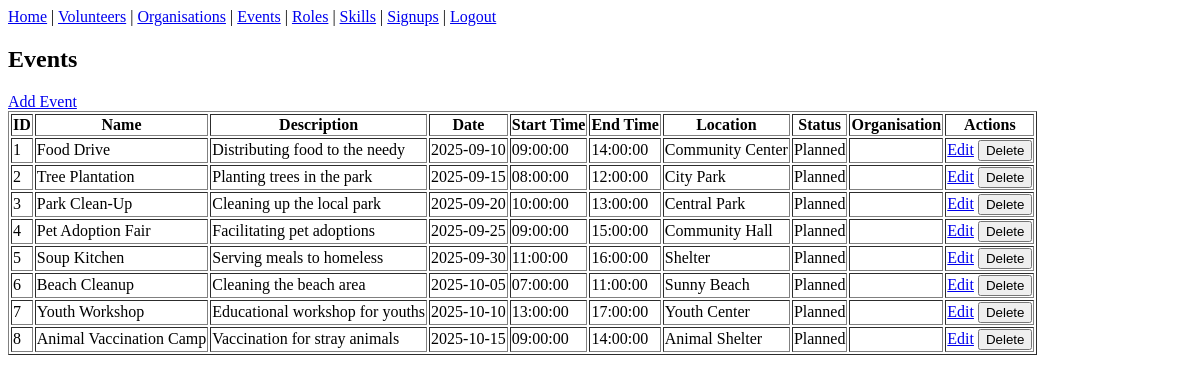
The page /events (signed in) on the database its author committed.
### tables this page shows
CREATE TABLE Events (
    EventID INTEGER PRIMARY KEY AUTOINCREMENT,
    OrganisationID INTEGER,
    Name TEXT NOT NULL,
    Description TEXT,
    Date DATE,
    StartTime TIME,
    EndTime TIME,
    Location TEXT,
    Status TEXT,
    FOREIGN KEY (OrganisationID) REFERENCES Organisations(OrganisationID)
);

### app.py (the view)
@app.route("/events")
@login_required
def list_events():
    db = get_db()
    events = db.execute("SELECT * FROM Events").fetchall()
    return render_template("events.html", events=events)

### app.py (called while the page is built)
def get_db():
    db = getattr(g, "_database", None)
    if db is None:
        db = g._database = sqlite3.connect(DATABASE)
        db.row_factory = sqlite3.Row
    return db

@app.teardown_appcontext
def close_connection(exception):
    db = getattr(g, "_database", None)
    if db is not None:
        db.close()

def login_required(f):
    @wraps(f)
    def decorated_function(*args, **kwargs):
        if "user_id" not in session:
            flash("Please log in first.", "error")
            return redirect(url_for("login"))
        return f(*args, **kwargs)
    return decorated_function

### templates/events.html
{% extends "base.html" %}
{% block content %}
<h2>Events</h2>
<a href="{{ url_for('add_event') }}">Add Event</a>
<table border="1">
    <tr>
        <th>ID</th><th>Name</th><th>Description</th><th>Date</th><th>Start Time</th><th>End Time</th><th>Location</th><th>Status</th><th>Organisation</th><th>Actions</th>
    </tr>
    {% for e in events %}
    <tr>
        <td>{{ e.EventID }}</td>
        <td>{{ e.Name }}</td>
        <td>{{ e.Description }}</td>
        <td>{{ e.Date }}</td>
        <td>{{ e.StartTime }}</td>
        <td>{{ e.EndTime }}</td>
        <td>{{ e.Location }}</td>
        <td>{{ e.Status }}</td>
        <td>{{ e.OrgName }}</td>
        <td>
            <a href="{{ url_for('update_event', id=e.EventID) }}">Edit</a>
            <form method="POST" action="{{ url_for('delete_event', id=e.EventID) }}" style="display:inline;">
                <button type="submit">Delete</button>
            </form>
        </td>
    </tr>
    {% endfor %}
</table>
{% endblock %}

### templates/base.html (shortened to what this page needs)
<!DOCTYPE html>
<html lang="en">
<head>
    <link rel="stylesheet" href="{{ url_for('static', filename='style.css') }}">
</head>
<body>
    <nav>
        <a href="{{ url_for('index') }}">Home</a> |
        <a href="{{ url_for('list_volunteers') }}">Volunteers</a> |
        <a href="{{ url_for('list_orgs') }}">Organisations</a> |
        <a href="{{ url_for('list_events') }}">Events</a> |
        <a href="{{ url_for('list_roles') }}">Roles</a> |
        <a href="{{ url_for('list_skills') }}">Skills</a> |
        <a href="{{ url_for('list_signups') }}">Signups</a> |
        {% if session.get('user_id') %}
            <a href="{{ url_for('logout') }}">Logout</a>
        {% else %}
            <a href="{{ url_for('login') }}">Login</a>
        {% endif %}
    </nav>
    {% block content %}{% endblock %}
</body>
</html>

### rows shown on the page
Events: EventID "1", Name "Food Drive", Description "Distributing food to the needy", Date "2025-09-10", StartTime "09:00:00", EndTime "14:00:00", Location "Community Center", Status "Planned"
Events: EventID "2", Name "Tree Plantation", Description "Planting trees in the park", Date "2025-09-15", StartTime "08:00:00", EndTime "12:00:00", Location "City Park", Status "Planned"
Events: EventID "3", Name "Park Clean-Up", Description "Cleaning up the local park", Date "2025-09-20", StartTime "10:00:00", EndTime "13:00:00", Location "Central Park", Status "Planned"
Events: EventID "4", Name "Pet Adoption Fair", Description "Facilitating pet adoptions", Date "2025-09-25", StartTime "09:00:00", EndTime "15:00:00", Location "Community Hall", Status "Planned"
Events: EventID "5", Name "Soup Kitchen", Description "Serving meals to homeless", Date "2025-09-30", StartTime "11:00:00", EndTime "16:00:00", Location "Shelter", Status "Planned"
Events: EventID "6", Name "Beach Cleanup", Description "Cleaning the beach area", Date "2025-10-05", StartTime "07:00:00", EndTime "11:00:00", Location "Sunny Beach", Status "Planned"
Events: EventID "7", Name "Youth Workshop", Description "Educational workshop for youths", Date "2025-10-10", StartTime "13:00:00", EndTime "17:00:00", Location "Youth Center", Status "Planned"
Events: EventID "8", Name "Animal Vaccination Camp", Description "Vaccination for stray animals", Date "2025-10-15", StartTime "09:00:00", EndTime "14:00:00", Location "Animal Shelter", Status "Planned"
